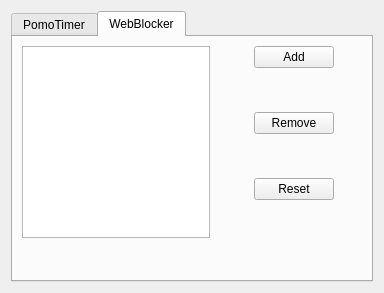
<?xml version="1.0" encoding="UTF-8"?>
<ui version="4.0">
 <class>Form</class>
 <widget class="QWidget" name="Form">
  <property name="geometry">
   <rect>
    <x>0</x>
    <y>0</y>
    <width>384</width>
    <height>293</height>
   </rect>
  </property>
  <property name="windowTitle">
   <string>Form</string>
  </property>
  <layout class="QGridLayout" name="gridLayout">
   <item row="0" column="0">
    <widget class="QTabWidget" name="tabWidget">
     <property name="currentIndex">
      <number>1</number>
     </property>
     <widget class="QWidget" name="tab">
      <attribute name="title">
       <string>PomoTimer</string>
      </attribute>
      <layout class="QGridLayout" name="gridLayout_5">
       <item row="0" column="0">
        <layout class="QGridLayout" name="gridLayout_3">
         <item row="0" column="0" rowspan="3">
          <spacer name="verticalSpacer_3">
           <property name="orientation">
            <enum>Qt::Vertical</enum>
           </property>
           <property name="sizeHint" stdset="0">
            <size>
             <width>20</width>
             <height>228</height>
            </size>
           </property>
          </spacer>
         </item>
         <item row="0" column="1">
          <spacer name="horizontalSpacer_7">
           <property name="orientation">
            <enum>Qt::Horizontal</enum>
           </property>
           <property name="sizeHint" stdset="0">
            <size>
             <width>68</width>
             <height>18</height>
            </size>
           </property>
          </spacer>
         </item>
         <item row="0" column="2">
          <widget class="QLabel" name="label">
           <property name="text">
            <string>WORK TIME</string>
           </property>
           <property name="scaledContents">
            <bool>false</bool>
           </property>
           <property name="alignment">
            <set>Qt::AlignCenter</set>
           </property>
           <property name="wordWrap">
            <bool>false</bool>
           </property>
          </widget>
         </item>
         <item row="0" column="3">
          <spacer name="horizontalSpacer_8">
           <property name="orientation">
            <enum>Qt::Horizontal</enum>
           </property>
           <property name="sizeHint" stdset="0">
            <size>
             <width>68</width>
             <height>18</height>
            </size>
           </property>
          </spacer>
         </item>
         <item row="1" column="1" colspan="3">
          <widget class="QLCDNumber" name="lcdNumber">
           <property name="autoFillBackground">
            <bool>false</bool>
           </property>
           <property name="frameShape">
            <enum>QFrame::WinPanel</enum>
           </property>
           <property name="lineWidth">
            <number>1</number>
           </property>
           <property name="digitCount">
            <number>5</number>
           </property>
           <property name="mode">
            <enum>QLCDNumber::Dec</enum>
           </property>
           <property name="value" stdset="0">
            <double>0.000000000000000</double>
           </property>
          </widget>
         </item>
         <item row="1" column="4" rowspan="2">
          <spacer name="verticalSpacer_4">
           <property name="orientation">
            <enum>Qt::Vertical</enum>
           </property>
           <property name="sizeHint" stdset="0">
            <size>
             <width>20</width>
             <height>218</height>
            </size>
           </property>
          </spacer>
         </item>
         <item row="2" column="2">
          <widget class="QPushButton" name="startButton">
           <property name="palette">
            <palette>
             <active>
              <colorrole role="WindowText">
               <brush brushstyle="SolidPattern">
                <color alpha="255">
                 <red>0</red>
                 <green>0</green>
                 <blue>0</blue>
                </color>
               </brush>
              </colorrole>
              <colorrole role="Button">
               <brush brushstyle="SolidPattern">
                <color alpha="255">
                 <red>138</red>
                 <green>226</green>
                 <blue>52</blue>
                </color>
               </brush>
              </colorrole>
              <colorrole role="Light">
               <brush brushstyle="SolidPattern">
                <color alpha="255">
                 <red>198</red>
                 <green>255</green>
                 <blue>143</blue>
                </color>
               </brush>
              </colorrole>
              <colorrole role="Midlight">
               <brush brushstyle="SolidPattern">
                <color alpha="255">
                 <red>168</red>
                 <green>240</green>
                 <blue>97</blue>
                </color>
               </brush>
              </colorrole>
              <colorrole role="Dark">
               <brush brushstyle="SolidPattern">
                <color alpha="255">
                 <red>69</red>
                 <green>113</green>
                 <blue>26</blue>
                </color>
               </brush>
              </colorrole>
              <colorrole role="Mid">
               <brush brushstyle="SolidPattern">
                <color alpha="255">
                 <red>92</red>
                 <green>151</green>
                 <blue>34</blue>
                </color>
               </brush>
              </colorrole>
              <colorrole role="Text">
               <brush brushstyle="SolidPattern">
                <color alpha="255">
                 <red>0</red>
                 <green>0</green>
                 <blue>0</blue>
                </color>
               </brush>
              </colorrole>
              <colorrole role="BrightText">
               <brush brushstyle="SolidPattern">
                <color alpha="255">
                 <red>255</red>
                 <green>255</green>
                 <blue>255</blue>
                </color>
               </brush>
              </colorrole>
              <colorrole role="ButtonText">
               <brush brushstyle="SolidPattern">
                <color alpha="255">
                 <red>0</red>
                 <green>0</green>
                 <blue>0</blue>
                </color>
               </brush>
              </colorrole>
              <colorrole role="Base">
               <brush brushstyle="SolidPattern">
                <color alpha="255">
                 <red>255</red>
                 <green>255</green>
                 <blue>255</blue>
                </color>
               </brush>
              </colorrole>
              <colorrole role="Window">
               <brush brushstyle="SolidPattern">
                <color alpha="255">
                 <red>138</red>
                 <green>226</green>
                 <blue>52</blue>
                </color>
               </brush>
              </colorrole>
              <colorrole role="Shadow">
               <brush brushstyle="SolidPattern">
                <color alpha="255">
                 <red>0</red>
                 <green>0</green>
                 <blue>0</blue>
                </color>
               </brush>
              </colorrole>
              <colorrole role="AlternateBase">
               <brush brushstyle="SolidPattern">
                <color alpha="255">
                 <red>196</red>
                 <green>240</green>
                 <blue>153</blue>
                </color>
               </brush>
              </colorrole>
              <colorrole role="ToolTipBase">
               <brush brushstyle="SolidPattern">
                <color alpha="255">
                 <red>255</red>
                 <green>255</green>
                 <blue>220</blue>
                </color>
               </brush>
              </colorrole>
              <colorrole role="ToolTipText">
               <brush brushstyle="SolidPattern">
                <color alpha="255">
                 <red>0</red>
                 <green>0</green>
                 <blue>0</blue>
                </color>
               </brush>
              </colorrole>
             </active>
             <inactive>
              <colorrole role="WindowText">
               <brush brushstyle="SolidPattern">
                <color alpha="255">
                 <red>0</red>
                 <green>0</green>
                 <blue>0</blue>
                </color>
               </brush>
              </colorrole>
              <colorrole role="Button">
               <brush brushstyle="SolidPattern">
                <color alpha="255">
                 <red>138</red>
                 <green>226</green>
                 <blue>52</blue>
                </color>
               </brush>
              </colorrole>
              <colorrole role="Light">
               <brush brushstyle="SolidPattern">
                <color alpha="255">
                 <red>198</red>
                 <green>255</green>
                 <blue>143</blue>
                </color>
               </brush>
              </colorrole>
              <colorrole role="Midlight">
               <brush brushstyle="SolidPattern">
                <color alpha="255">
                 <red>168</red>
                 <green>240</green>
                 <blue>97</blue>
                </color>
               </brush>
              </colorrole>
              <colorrole role="Dark">
               <brush brushstyle="SolidPattern">
                <color alpha="255">
                 <red>69</red>
                 <green>113</green>
                 <blue>26</blue>
                </color>
               </brush>
              </colorrole>
              <colorrole role="Mid">
               <brush brushstyle="SolidPattern">
                <color alpha="255">
                 <red>92</red>
                 <green>151</green>
                 <blue>34</blue>
                </color>
               </brush>
              </colorrole>
              <colorrole role="Text">
               <brush brushstyle="SolidPattern">
                <color alpha="255">
                 <red>0</red>
                 <green>0</green>
                 <blue>0</blue>
                </color>
               </brush>
              </colorrole>
              <colorrole role="BrightText">
               <brush brushstyle="SolidPattern">
                <color alpha="255">
                 <red>255</red>
                 <green>255</green>
                 <blue>255</blue>
                </color>
               </brush>
              </colorrole>
              <colorrole role="ButtonText">
               <brush brushstyle="SolidPattern">
                <color alpha="255">
                 <red>0</red>
                 <green>0</green>
                 <blue>0</blue>
                </color>
               </brush>
              </colorrole>
              <colorrole role="Base">
               <brush brushstyle="SolidPattern">
                <color alpha="255">
                 <red>255</red>
                 <green>255</green>
                 <blue>255</blue>
                </color>
               </brush>
              </colorrole>
              <colorrole role="Window">
               <brush brushstyle="SolidPattern">
                <color alpha="255">
                 <red>138</red>
                 <green>226</green>
                 <blue>52</blue>
                </color>
               </brush>
              </colorrole>
              <colorrole role="Shadow">
               <brush brushstyle="SolidPattern">
                <color alpha="255">
                 <red>0</red>
                 <green>0</green>
                 <blue>0</blue>
                </color>
               </brush>
              </colorrole>
              <colorrole role="AlternateBase">
               <brush brushstyle="SolidPattern">
                <color alpha="255">
                 <red>196</red>
                 <green>240</green>
                 <blue>153</blue>
                </color>
               </brush>
              </colorrole>
              <colorrole role="ToolTipBase">
               <brush brushstyle="SolidPattern">
                <color alpha="255">
                 <red>255</red>
                 <green>255</green>
                 <blue>220</blue>
                </color>
               </brush>
              </colorrole>
              <colorrole role="ToolTipText">
               <brush brushstyle="SolidPattern">
                <color alpha="255">
                 <red>0</red>
                 <green>0</green>
                 <blue>0</blue>
                </color>
               </brush>
              </colorrole>
             </inactive>
             <disabled>
              <colorrole role="WindowText">
               <brush brushstyle="SolidPattern">
                <color alpha="255">
                 <red>69</red>
                 <green>113</green>
                 <blue>26</blue>
                </color>
               </brush>
              </colorrole>
              <colorrole role="Button">
               <brush brushstyle="SolidPattern">
                <color alpha="255">
                 <red>138</red>
                 <green>226</green>
                 <blue>52</blue>
                </color>
               </brush>
              </colorrole>
              <colorrole role="Light">
               <brush brushstyle="SolidPattern">
                <color alpha="255">
                 <red>198</red>
                 <green>255</green>
                 <blue>143</blue>
                </color>
               </brush>
              </colorrole>
              <colorrole role="Midlight">
               <brush brushstyle="SolidPattern">
                <color alpha="255">
                 <red>168</red>
                 <green>240</green>
                 <blue>97</blue>
                </color>
               </brush>
              </colorrole>
              <colorrole role="Dark">
               <brush brushstyle="SolidPattern">
                <color alpha="255">
                 <red>69</red>
                 <green>113</green>
                 <blue>26</blue>
                </color>
               </brush>
              </colorrole>
              <colorrole role="Mid">
               <brush brushstyle="SolidPattern">
                <color alpha="255">
                 <red>92</red>
                 <green>151</green>
                 <blue>34</blue>
                </color>
               </brush>
              </colorrole>
              <colorrole role="Text">
               <brush brushstyle="SolidPattern">
                <color alpha="255">
                 <red>69</red>
                 <green>113</green>
                 <blue>26</blue>
                </color>
               </brush>
              </colorrole>
              <colorrole role="BrightText">
               <brush brushstyle="SolidPattern">
                <color alpha="255">
                 <red>255</red>
                 <green>255</green>
                 <blue>255</blue>
                </color>
               </brush>
              </colorrole>
              <colorrole role="ButtonText">
               <brush brushstyle="SolidPattern">
                <color alpha="255">
                 <red>69</red>
                 <green>113</green>
                 <blue>26</blue>
                </color>
               </brush>
              </colorrole>
              <colorrole role="Base">
               <brush brushstyle="SolidPattern">
                <color alpha="255">
                 <red>138</red>
                 <green>226</green>
                 <blue>52</blue>
                </color>
               </brush>
              </colorrole>
              <colorrole role="Window">
               <brush brushstyle="SolidPattern">
                <color alpha="255">
                 <red>138</red>
                 <green>226</green>
                 <blue>52</blue>
                </color>
               </brush>
              </colorrole>
              <colorrole role="Shadow">
               <brush brushstyle="SolidPattern">
                <color alpha="255">
                 <red>0</red>
                 <green>0</green>
                 <blue>0</blue>
                </color>
               </brush>
              </colorrole>
              <colorrole role="AlternateBase">
               <brush brushstyle="SolidPattern">
                <color alpha="255">
                 <red>138</red>
                 <green>226</green>
                 <blue>52</blue>
                </color>
               </brush>
              </colorrole>
              <colorrole role="ToolTipBase">
               <brush brushstyle="SolidPattern">
                <color alpha="255">
                 <red>255</red>
                 <green>255</green>
                 <blue>220</blue>
                </color>
               </brush>
              </colorrole>
              <colorrole role="ToolTipText">
               <brush brushstyle="SolidPattern">
                <color alpha="255">
                 <red>0</red>
                 <green>0</green>
                 <blue>0</blue>
                </color>
               </brush>
              </colorrole>
             </disabled>
            </palette>
           </property>
           <property name="text">
            <string>START</string>
           </property>
          </widget>
         </item>
        </layout>
       </item>
      </layout>
     </widget>
     <widget class="QWidget" name="tab_2">
      <attribute name="title">
       <string>WebBlocker</string>
      </attribute>
      <layout class="QGridLayout" name="gridLayout_2">
       <item row="5" column="2">
        <spacer name="horizontalSpacer">
         <property name="orientation">
          <enum>Qt::Horizontal</enum>
         </property>
         <property name="sizeHint" stdset="0">
          <size>
           <width>77</width>
           <height>18</height>
          </size>
         </property>
        </spacer>
       </item>
       <item row="1" column="2">
        <spacer name="horizontalSpacer_3">
         <property name="orientation">
          <enum>Qt::Horizontal</enum>
         </property>
         <property name="sizeHint" stdset="0">
          <size>
           <width>77</width>
           <height>18</height>
          </size>
         </property>
        </spacer>
       </item>
       <item row="0" column="0" rowspan="6">
        <widget class="QListWidget" name="listWidget"/>
       </item>
       <item row="4" column="2">
        <widget class="QPushButton" name="resetButton">
         <property name="text">
          <string>Reset</string>
         </property>
        </widget>
       </item>
       <item row="3" column="2">
        <spacer name="horizontalSpacer_2">
         <property name="orientation">
          <enum>Qt::Horizontal</enum>
         </property>
         <property name="sizeHint" stdset="0">
          <size>
           <width>77</width>
           <height>18</height>
          </size>
         </property>
        </spacer>
       </item>
       <item row="2" column="2">
        <widget class="QPushButton" name="removeButton">
         <property name="text">
          <string>Remove</string>
         </property>
        </widget>
       </item>
       <item row="0" column="2">
        <widget class="QPushButton" name="addButton">
         <property name="text">
          <string>Add</string>
         </property>
        </widget>
       </item>
       <item row="6" column="2">
        <spacer name="horizontalSpacer_4">
         <property name="orientation">
          <enum>Qt::Horizontal</enum>
         </property>
         <property name="sizeHint" stdset="0">
          <size>
           <width>40</width>
           <height>20</height>
          </size>
         </property>
        </spacer>
       </item>
       <item row="0" column="3" rowspan="7">
        <spacer name="verticalSpacer_2">
         <property name="orientation">
          <enum>Qt::Vertical</enum>
         </property>
         <property name="sizeHint" stdset="0">
          <size>
           <width>28</width>
           <height>218</height>
          </size>
         </property>
        </spacer>
       </item>
       <item row="0" column="1" rowspan="7">
        <spacer name="verticalSpacer">
         <property name="orientation">
          <enum>Qt::Vertical</enum>
         </property>
         <property name="sizeHint" stdset="0">
          <size>
           <width>38</width>
           <height>171</height>
          </size>
         </property>
        </spacer>
       </item>
      </layout>
     </widget>
    </widget>
   </item>
  </layout>
 </widget>
 <resources/>
 <connections/>
</ui>
